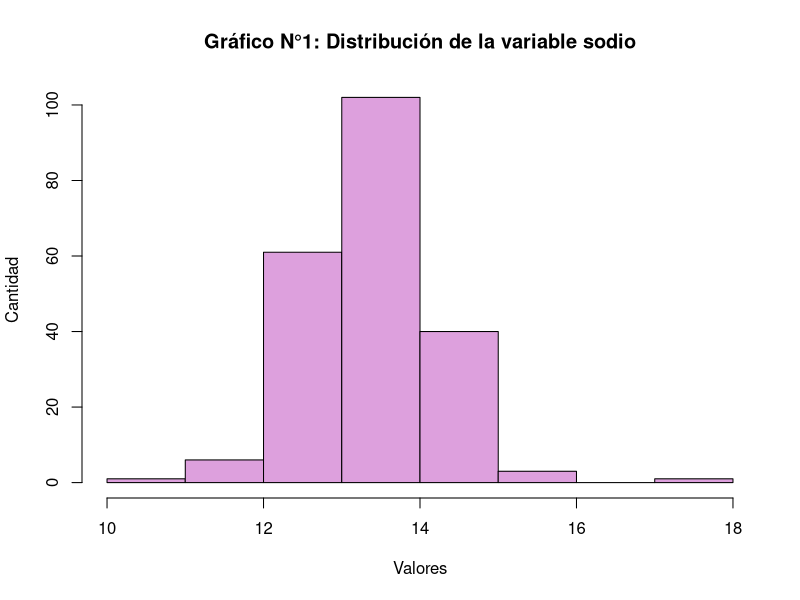
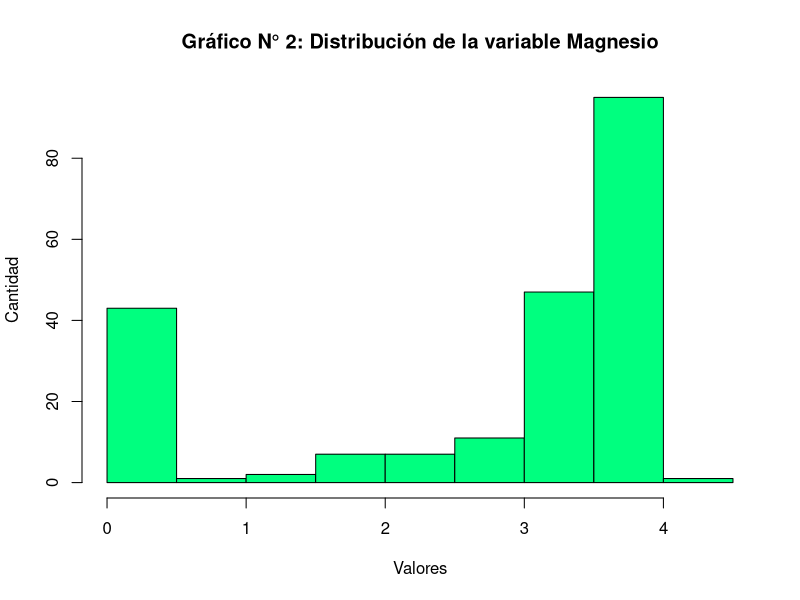
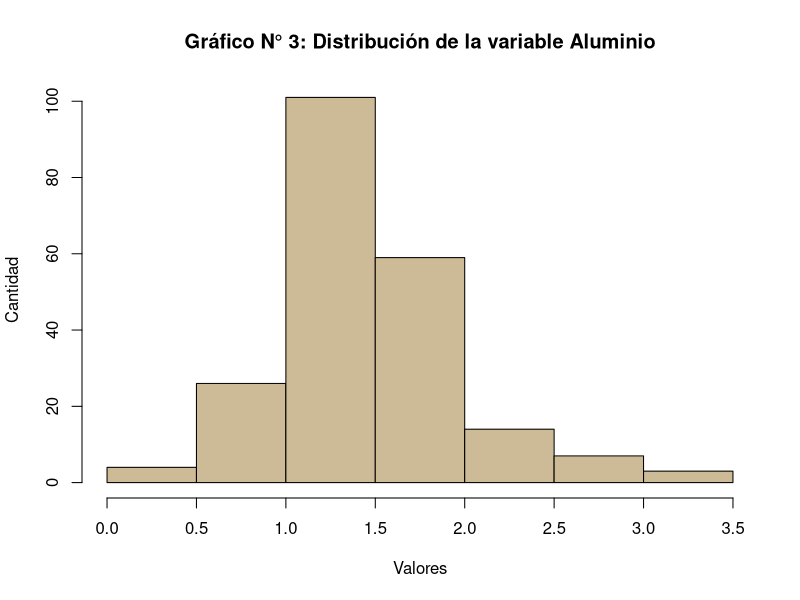
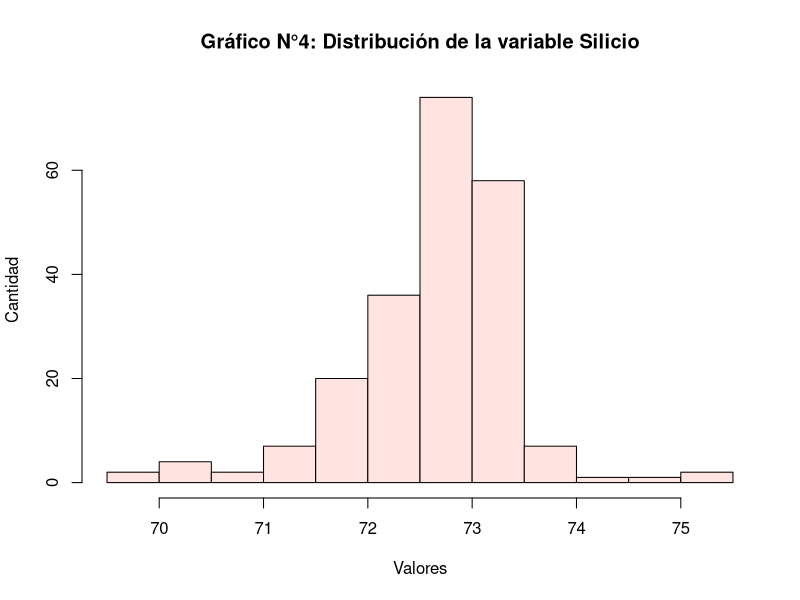
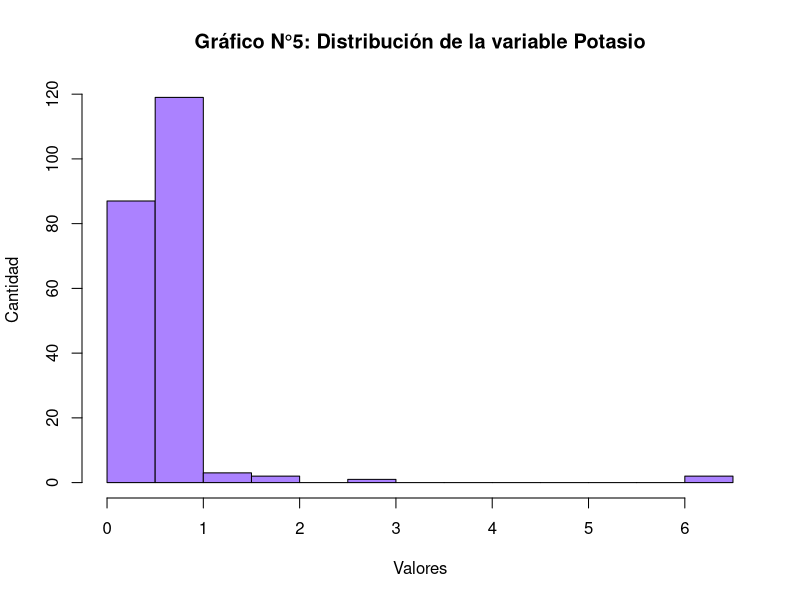
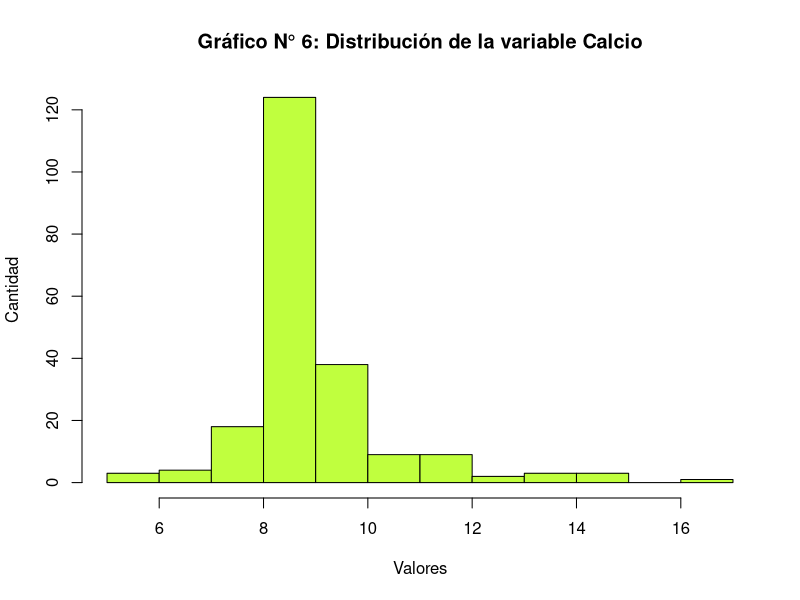
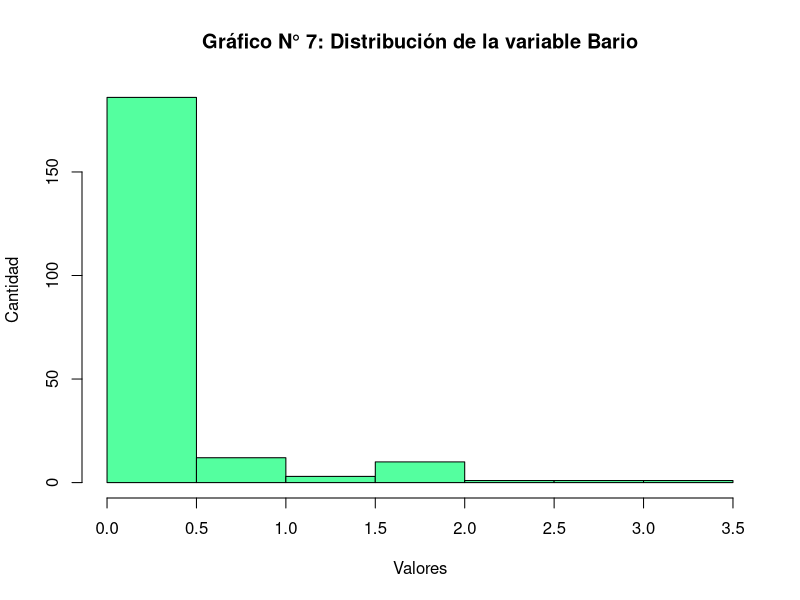
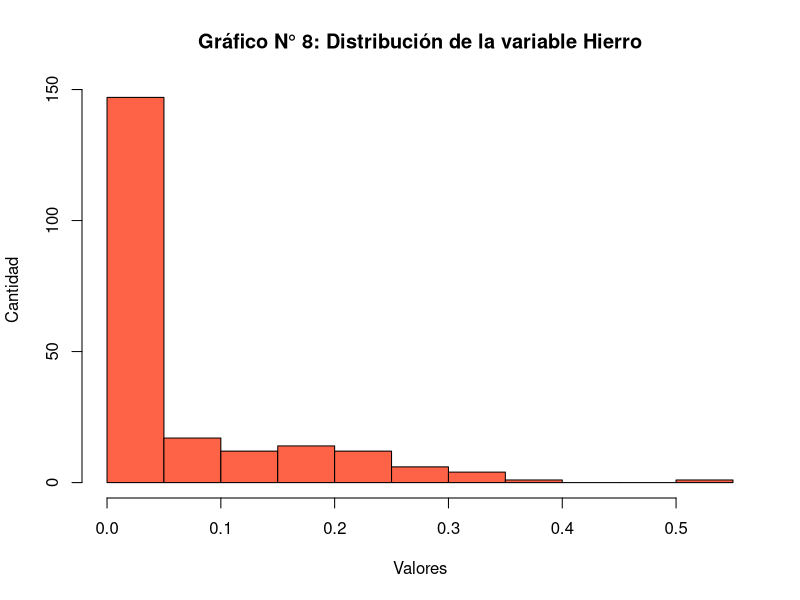

The R script that drew these images, in order:
# Análisis univariado a las variables de componentes químicos: Na, Mg, Al, Si, K, Ca, Ba, Fe 
# Paquetes utilizados
# install.packages("mlbench", "ggpubr")
library(mlbench)

# Cargamos la base de datos Glass en memoria.
data(Glass)

# Mostramos primeros 6 registros de la base de datos
head(Glass)

# RI    Na   Mg   Al    Si    K   Ca Ba   Fe Type
# 1 1.52101 13.64 4.49 1.10 71.78 0.06 8.75  0 0.00    1
# 2 1.51761 13.89 3.60 1.36 72.73 0.48 7.83  0 0.00    1
# 3 1.51618 13.53 3.55 1.54 72.99 0.39 7.78  0 0.00    1
# 4 1.51766 13.21 3.69 1.29 72.61 0.57 8.22  0 0.00    1
# 5 1.51742 13.27 3.62 1.24 73.08 0.55 8.07  0 0.00    1
# 6 1.51596 12.79 3.61 1.62 72.97 0.64 8.07  0 0.26    1

# Mostramos estructura de la base de datos.
str(Glass)

# Resumen de las variables del data frame
summary(Glass)

# Analizando la distribución de la variable Sodio

# Resumen de la variable Sodio
summary(Glass$Na)
# Min. 1st Qu.  Median    Mean 3rd Qu.    Max. 
# 10.73   12.91   13.30   13.41   13.82   17.38

# Visualizamos distribución de la variable sodio
hist(Glass$Na, breaks = "sturges",
     main = "Gráfico N°1: Distribución de la variable sodio",
     xlab = "Valores",
     ylab = "Cantidad",
     col="plum", 
     border="black"
)

# Analizando la distribución de la variable Magnesio

# Resumen de la variable magnesio
summary(Glass$Mg)
# Min. 1st Qu.  Median    Mean 3rd Qu.    Max. 
# 0.000   2.115   3.480   2.685   3.600   4.490 

# Visualizamos distribución de la variable Magnesio
hist(Glass$Mg, breaks = "sturges",
     main = "Gráfico N° 2: Distribución de la variable Magnesio",
     xlab = "Valores",
     ylab = "Cantidad",
     col="springgreen",
     border="black"
)

# Analizando la distribución de la variable aluminio

# Resumen de la variable aluminio
summary(Glass$Al)
# Min. 1st Qu.  Median    Mean 3rd Qu.    Max. 
# 0.290   1.190   1.360   1.445   1.630   3.500

# Visualizamos distribución de la variable aluminio
hist(Glass$Al, breaks = "sturges",
     main = "Gráfico N° 3: Distribución de la variable Aluminio",
     xlab = "Valores",
     ylab = "Cantidad",
     col="wheat3",
     border="black")

# Analizando la distribución de la variable Silicio

# Resumen de la variable Silicio
summary(Glass$Si)
# Min. 1st Qu.  Median    Mean 3rd Qu.    Max. 
# 69.81   72.28   72.79   72.65   73.09   75.41

# Visualizamos distribución de la variable silicio
hist(Glass$Si, breaks = "sturges",
     main = "Gráfico N°4: Distribución de la variable Silicio",
     xlab = "Valores",
     ylab = "Cantidad",
     col="mistyrose",
     border="black")

# Analizando la distribución de la variable Potasio

# Resumen de la variable Potasio
summary(Glass$K)
# Min. 1st Qu.  Median    Mean 3rd Qu.    Max. 
# 0.0000  0.1225  0.5550  0.4971  0.6100  6.2100

# Visualizamos distribución de la variable potasio
hist(Glass$K, breaks = "sturges",
     main = "Gráfico N°5: Distribución de la variable Potasio",
     xlab = "Valores",
     ylab = "Cantidad",
     col="mediumpurple1",
     border="black")

# Analizando la distribución de la variable Calcio

# Resumen de la variable Calcio
summary(Glass$Ca)
# Min. 1st Qu.  Median    Mean 3rd Qu.    Max. 
# 5.430   8.240   8.600   8.957   9.172  16.190

# Visualizamos distribución de la variable calcio
hist(Glass$Ca, breaks = "sturges",
     main = "Gráfico N° 6: Distribución de la variable Calcio",
     xlab = "Valores",
     ylab = "Cantidad",
     col="olivedrab1",
     border="black")

# Analizando la distribución de la variable Bario

# Resumen de la variable Bario
summary(Glass$Ba)
# Min. 1st Qu.  Median    Mean 3rd Qu.    Max. 
# 0.000   0.000   0.000   0.175   0.000   3.150

# Visualizamos distribución de la variable Bario
hist(Glass$Ba, breaks = "sturges",
     main = "Gráfico N° 7: Distribución de la variable Bario",
     xlab = "Valores",
     ylab = "Cantidad",
     col="seagreen1",
     border="black")


# Analizando la distribución de la variable Hierro

# Resumen de la variable Hierro
summary(Glass$Fe)
# Min. 1st Qu.  Median    Mean 3rd Qu.    Max. 
# 0.00000 0.00000 0.00000 0.05701 0.10000 0.51000

# Visualizamos distribución de la variable Hierro
hist(Glass$Fe, breaks = "sturges",
     main = "Gráfico N° 8: Distribución de la variable Hierro",
     xlab = "Valores",
     ylab = "Cantidad",
     col="tomato",
     border="black")
